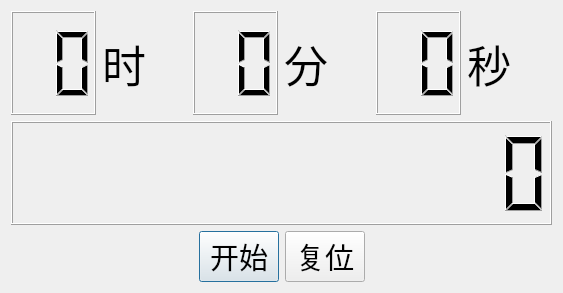
<?xml version="1.0" encoding="UTF-8"?>
<ui version="4.0">
 <class>TimerDialog</class>
 <widget class="QDialog" name="TimerDialog">
  <property name="geometry">
   <rect>
    <x>0</x>
    <y>0</y>
    <width>563</width>
    <height>293</height>
   </rect>
  </property>
  <property name="windowTitle">
   <string>TimerDialog</string>
  </property>
  <layout class="QVBoxLayout" name="verticalLayout">
   <item>
    <layout class="QHBoxLayout" name="horizontalLayout">
     <item>
      <widget class="QLCDNumber" name="m_lcdHour">
       <property name="digitCount">
        <number>2</number>
       </property>
      </widget>
     </item>
     <item>
      <widget class="QLabel" name="label">
       <property name="font">
        <font>
         <pointsize>33</pointsize>
        </font>
       </property>
       <property name="text">
        <string>时</string>
       </property>
      </widget>
     </item>
     <item>
      <widget class="QLCDNumber" name="m_lcdMinute">
       <property name="digitCount">
        <number>2</number>
       </property>
      </widget>
     </item>
     <item>
      <widget class="QLabel" name="label_2">
       <property name="font">
        <font>
         <pointsize>33</pointsize>
        </font>
       </property>
       <property name="text">
        <string>分</string>
       </property>
      </widget>
     </item>
     <item>
      <widget class="QLCDNumber" name="m_lcdSecond">
       <property name="digitCount">
        <number>2</number>
       </property>
      </widget>
     </item>
     <item>
      <widget class="QLabel" name="label_3">
       <property name="font">
        <font>
         <pointsize>33</pointsize>
        </font>
       </property>
       <property name="text">
        <string>秒</string>
       </property>
      </widget>
     </item>
    </layout>
   </item>
   <item>
    <widget class="QLCDNumber" name="m_lcdElapsed">
     <property name="digitCount">
      <number>12</number>
     </property>
    </widget>
   </item>
   <item>
    <layout class="QHBoxLayout" name="horizontalLayout_2">
     <item>
      <spacer name="horizontalSpacer">
       <property name="orientation">
        <enum>Qt::Horizontal</enum>
       </property>
       <property name="sizeHint" stdset="0">
        <size>
         <width>40</width>
         <height>20</height>
        </size>
       </property>
      </spacer>
     </item>
     <item>
      <widget class="QPushButton" name="m_btnStart">
       <property name="font">
        <font>
         <pointsize>22</pointsize>
        </font>
       </property>
       <property name="text">
        <string>开始</string>
       </property>
       <property name="default">
        <bool>true</bool>
       </property>
      </widget>
     </item>
     <item>
      <widget class="QPushButton" name="m_btnReset">
       <property name="font">
        <font>
         <pointsize>22</pointsize>
        </font>
       </property>
       <property name="text">
        <string>复位</string>
       </property>
      </widget>
     </item>
     <item>
      <spacer name="horizontalSpacer_2">
       <property name="orientation">
        <enum>Qt::Horizontal</enum>
       </property>
       <property name="sizeHint" stdset="0">
        <size>
         <width>40</width>
         <height>20</height>
        </size>
       </property>
      </spacer>
     </item>
    </layout>
   </item>
  </layout>
 </widget>
 <resources/>
 <connections/>
</ui>
